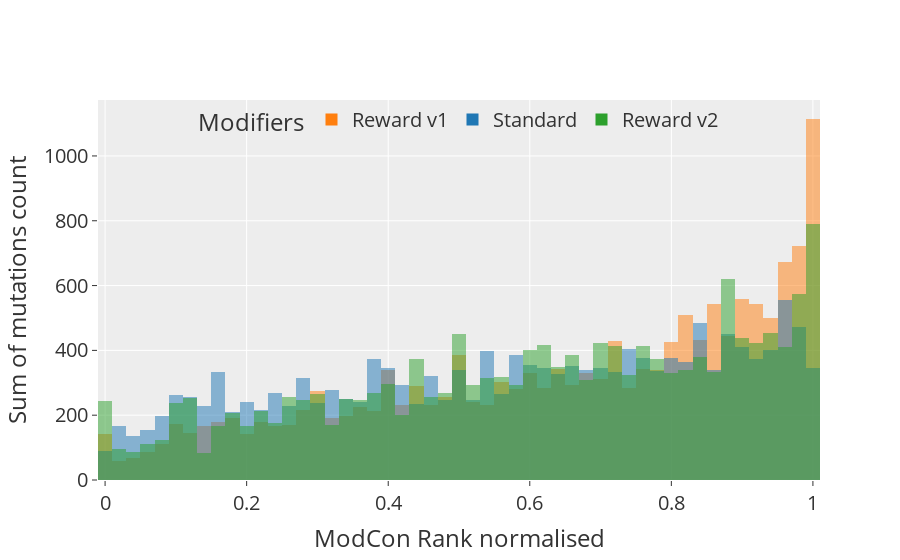

The code cell stored with this chart in its notebook:
### Code cell
tst = df_rank_h[df_rank_h["ModCon_Rank"] <= 100]
tst = df_rank_h
colors = px.colors.qualitative.D3
color_map = {"Standard": colors[0], "Reward v1": colors[1], "Reward v2": colors[2]}
fig = px.histogram(
    tst,
    y="mut_count",
    x="norm",
    color="type",
    log_y=False,
    title="Non-tum networks - ModCon Rank (norm) vs mutation count",
    color_discrete_map=color_map,
    barmode="overlay",
)
fig = fig.update_layout(
    title="",
    yaxis_title="Sum of mutations count",
    xaxis_title="ModCon Rank normalised",
    xaxis=dict(tickfont=dict(size=20)),
    yaxis=dict(
        tickfont=dict(size=20),
    ),
    font=dict(size=20),
    legend=dict(
        title="Modifiers",
        orientation="h",
        yanchor="top",
        y=1.0,
        xanchor="center",
        x=0.5,
        bgcolor="rgba(0,0,0,0)",
    ),
)
fig.show()
save_fig(name="non_tum_modCon_hist_2", fig=fig, base_path=figures_path, width=1500, height=500, margin=0.02)

### Figure 1 — Plotly figure (JSON) as saved in the notebook; plotly's stock layout.template omitted (floating-point values rounded to 4 significant figures; data arrays with more than 128 entries replaced by an {"elided": "..."} marker saying what was removed)
{"data": [{"alignmentgroup": "True", "bingroup": "x", "histfunc": "sum", "hovertemplate": "type=Reward v1<br>norm=%{x}<br>sum of mut_count=%{y}<extra></extra>", "legendgroup": "Reward v1", "marker": {"color": "#FF7F0E", "opacity": 0.5, "pattern": {"shape": ""}}, "name": "Reward v1", "offsetgroup": "Reward v1", "orientation": "v", "showlegend": true, "type": "histogram", "x": {"elided": "5000 float values"}, "xaxis": "x", "y": {"elided": "5000 int values"}, "yaxis": "y"}, {"alignmentgroup": "True", "bingroup": "x", "histfunc": "sum", "hovertemplate": "type=Standard<br>norm=%{x}<br>sum of mut_count=%{y}<extra></extra>", "legendgroup": "Standard", "marker": {"color": "#1F77B4", "opacity": 0.5, "pattern": {"shape": ""}}, "name": "Standard", "offsetgroup": "Standard", "orientation": "v", "showlegend": true, "type": "histogram", "x": {"elided": "5000 float values"}, "xaxis": "x", "y": {"elided": "5000 int values"}, "yaxis": "y"}, {"alignmentgroup": "True", "bingroup": "x", "histfunc": "sum", "hovertemplate": "type=Reward v2<br>norm=%{x}<br>sum of mut_count=%{y}<extra></extra>", "legendgroup": "Reward v2", "marker": {"color": "#2CA02C", "opacity": 0.5, "pattern": {"shape": ""}}, "name": "Reward v2", "offsetgroup": "Reward v2", "orientation": "v", "showlegend": true, "type": "histogram", "x": {"elided": "5000 float values"}, "xaxis": "x", "y": {"elided": "5000 int values"}, "yaxis": "y"}], "layout": {"barmode": "overlay", "font": {"size": 20}, "legend": {"bgcolor": "rgba(0,0,0,0)", "orientation": "h", "title": {"text": "Modifiers"}, "tracegroupgap": 0, "x": 0.5, "xanchor": "center", "y": 1, "yanchor": "top"}, "title": {"text": ""}, "xaxis": {"anchor": "y", "domain": [0, 1], "tickfont": {"size": 20}, "title": {"text": "ModCon Rank normalised"}}, "yaxis": {"anchor": "x", "domain": [0, 1], "tickfont": {"size": 20}, "title": {"text": "Sum of mutations count"}}}}
